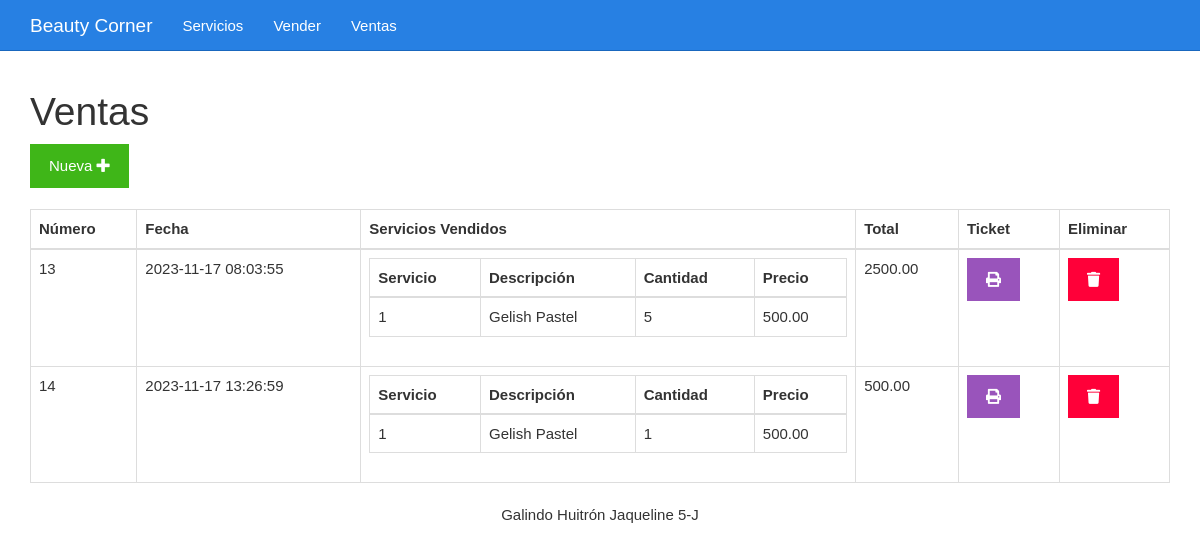
/ventas.php, run on an earlier commit of the app's database.
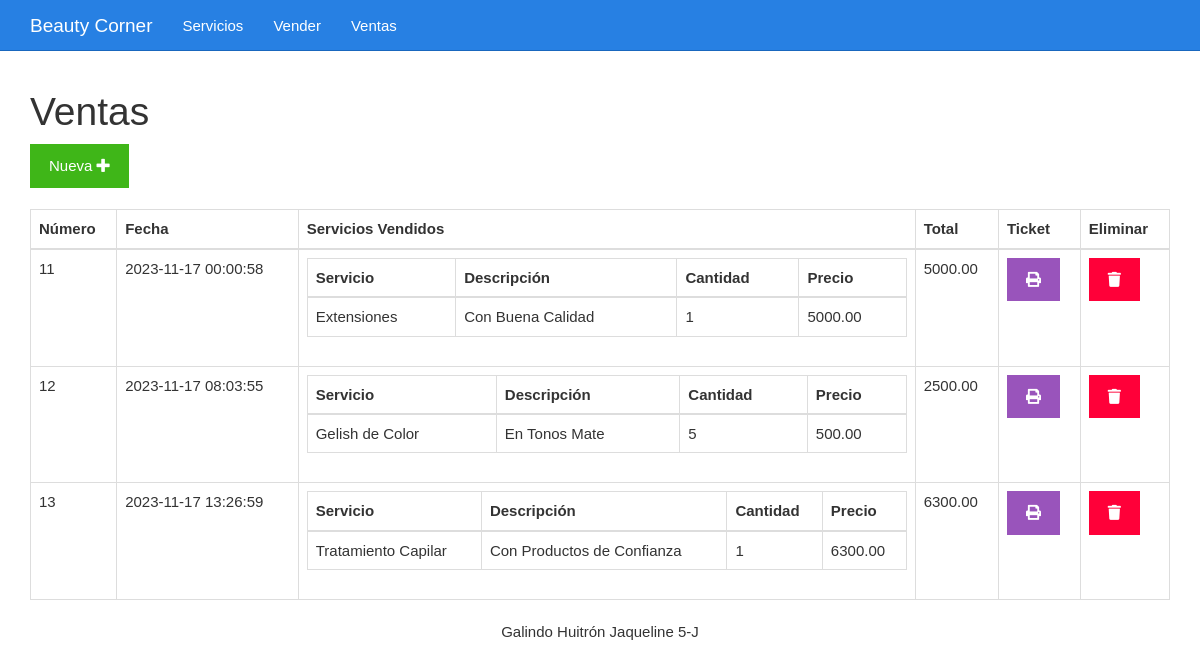
And on a later commit of the database.
### tables this page shows
CREATE TABLE `ventas` (
  `id` bigint(20) UNSIGNED NOT NULL,
  `fecha` datetime NOT NULL,
  `total` decimal(7,2) DEFAULT NULL
);

### ventas.php (the view)
<?php include_once "encabezado.php" ?>
<?php
include_once "base_de_datos.php";
$sentencia = $base_de_datos->query("SELECT ventas.total, ventas.fecha, ventas.id, GROUP_CONCAT(	servicios.nomservicio, '..',  servicios.descripcion, '..',  servicios.precio, '..', servicios_vendidos.cantidad SEPARATOR '__') AS servicios FROM ventas INNER JOIN servicios_vendidos ON servicios_vendidos.id_venta = ventas.id INNER JOIN servicios ON servicios.id = servicios_vendidos.id_servicio GROUP BY ventas.id ORDER BY ventas.id;");
$ventas = $sentencia->fetchAll(PDO::FETCH_OBJ);
?>
	<div class="col-xs-12">
		<h1>Ventas</h1>
		<div>
			<a class="btn btn-success" href="./vender.php">Nueva <i class="fa fa-plus"></i></a>
		</div>
		<br>
		<table class="table table-bordered">
			<thead>
				<tr>
					<th>Número</th>
					<th>Fecha</th>
					<th>Servicios Vendidos</th>
					<th>Total</th>
					<th>Ticket</th>
					<th>Eliminar</th>
				</tr>
			</thead>
			<tbody>
				<?php foreach($ventas as $venta){ ?>
				<tr>
					<td><?php echo $venta->id ?></td>
					<td><?php echo $venta->fecha ?></td>
					<td>
						<table class="table table-bordered">
							<thead>
								<tr>
									<th>Servicio</th>
									<th>Descripción</th>
									<th>Cantidad</th>
									<th>Precio</th>
								</tr>
							</thead>
							<tbody>
								<?php foreach(explode("__", $venta->servicios) as $serviciosConcatenados){
								$servicio = explode("..", $serviciosConcatenados)
								?>
								<tr>
									<td><?php echo $servicio[0] ?></td>
									<td><?php echo $servicio[1] ?></td>
									<td><?php echo $servicio[3] ?></td>
									<td><?php echo $servicio[2] ?></td>
								</tr>
								<?php } ?>
							</tbody>
						</table>
					</td>
					<td><?php echo $venta->total ?></td>
					<td><a class="btn btn-info" href="<?php echo "imprimirTicket.php?id=" . $venta->id?>"><i class="fa fa-print"></i></a></td>
					<td><a class="btn btn-danger" href="<?php echo "eliminarVenta.php?id=" . $venta->id?>"><i class="fa fa-trash"></i></a></td>
				</tr>
				<?php } ?>
			</tbody>
		</table>
	</div>
<?php include_once "pie.php" ?>

### encabezado.php (shortened to what this page needs)
<!DOCTYPE html>
<html lang="es">
<head>
	<link rel="stylesheet" href="./css/fontawesome-all.min.css">
	<link rel="stylesheet" href="./css/2.css">
	<link rel="stylesheet" href="./css/estilo.css">
</head>
<body>
	<nav class="navbar navbar-inverse navbar-fixed-top">
		<div class="container">
			<div class="navbar-header">
				<a class="navbar-brand" href="#">Beauty Corner</a>
			</div>
			<div id="navbar" class="collapse navbar-collapse">
				<ul class="nav navbar-nav">
					<li><a href="./listar.php">Servicios</a></li>
					<li><a href="./vender.php">Vender</a></li>
					<li><a href="./ventas.php">Ventas</a></li>
				</ul>
			</div>
		</div>
	</nav>
	<div class="container">
		<div class="row">

### pie.php
<footer class="container-fluid bg-dark fixed-bottom">
        <div class="row">
            <div class="col-md text-light text-center py-3">
                Galindo Huitrón Jaqueline 5-J
            </div>
        </div>
    </footer>
</body>
</html>

### css/estilo.css (style rules this page uses)
body { padding-top: 70px; }

What changed in the data, as far as the page shows it:
removed ventas: id "14", fecha "2023-11-17 13:26:59", servicio "1", servicio "Gelish Pastel", servicio "500.00", total "500.00"
added ventas: id "11", fecha "2023-11-17 00:00:58", servicio "Extensiones", servicio "Con Buena Calidad", servicio "1", servicio "5000.00", total "5000.00"
added ventas: id "12", fecha "2023-11-17 08:03:55", servicio "Gelish de Color", servicio "En Tonos Mate", servicio "5", servicio "500.00", total "2500.00"
changed ventas id 13: fecha "2023-11-17 08:03:55" → "2023-11-17 13:26:59"; servicio "1" → "Tratamiento Capilar"; servicio "Gelish Pastel" → "Con Productos de Confianza"; servicio "5" → "1"; servicio "500.00" → "6300.00"; total "2500.00" → "6300.00"
